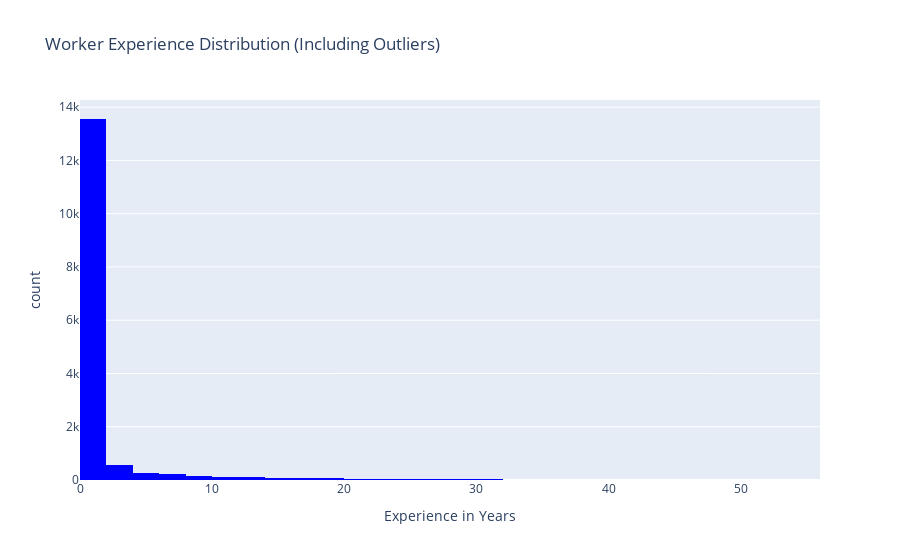

Source (notebook cell):
### Markdown cell above
#### Key changes after removing outliers:

- Maximum age reduced from 198 to 98 years
- Mean age slightly decreased from 48.07 to 48.06 years
- Standard deviation slightly decreased from 15.29 to 15.22
- Only 2 rows were removed, confirming our earlier finding
- The distribution looks much more realistic now

### Code cell
fig = px.histogram(
    df2, x='Worker_Experience_in_Years', nbins=50,
    title='Worker Experience Distribution (Including Outliers)',
    labels={'Worker_Experience_in_Years': 'Experience in Years'},
    color_discrete_sequence=['blue']
)
fig.show()

# Print summary statistics for Worker_Experience_in_Years
print("Summary statistics for Worker_Experience_in_Years (including outliers):")
print(df2['Worker_Experience_in_Years'].describe())

### Figure 1 — Plotly figure (JSON) as saved in the notebook; plotly's stock layout.template omitted (floating-point values rounded to 4 significant figures; data arrays with more than 128 entries replaced by an {"elided": "..."} marker saying what was removed)
{"data": [{"bingroup": "x", "hovertemplate": "Experience in Years=%{x}<br>count=%{y}<extra></extra>", "legendgroup": "", "marker": {"color": "blue", "pattern": {"shape": ""}}, "name": "", "nbinsx": 50, "orientation": "v", "showlegend": false, "type": "histogram", "x": {"elided": "15453 float values"}, "xaxis": "x", "yaxis": "y"}], "layout": {"barmode": "relative", "legend": {"tracegroupgap": 0}, "title": {"text": "Worker Experience Distribution (Including Outliers)"}, "xaxis": {"anchor": "y", "domain": [0, 1], "title": {"text": "Experience in Years"}}, "yaxis": {"anchor": "x", "domain": [0, 1], "title": {"text": "count"}}}}
